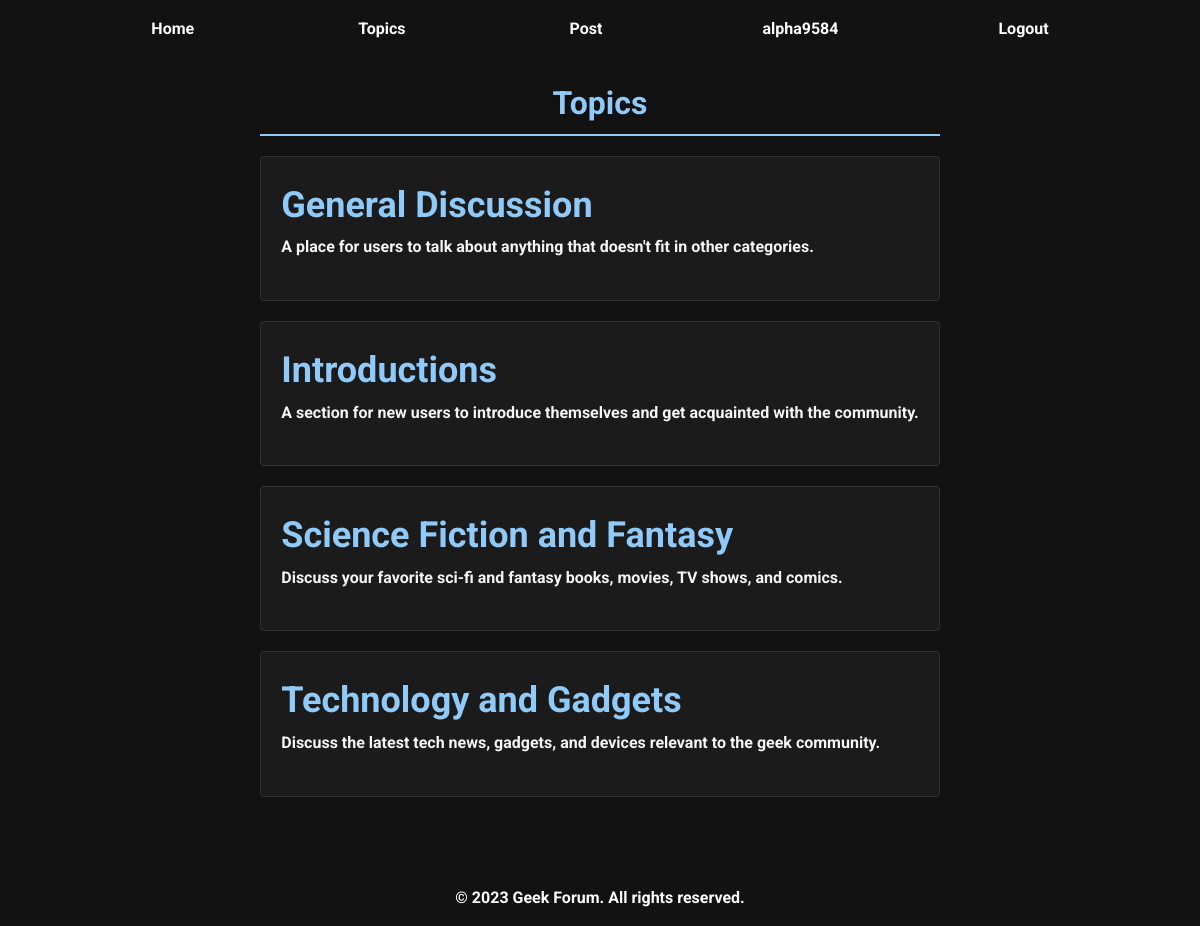
The app's page /topic.php (signed in) with its own data.
### tables this page shows
CREATE TABLE `topics` (
  `id` int(11) NOT NULL,
  `title` varchar(256) NOT NULL,
  `description` varchar(256) NOT NULL
);

### topic.php (the view, shortened to what this page needs)
<?php
    require 'db.php';
    $sql = "SELECT * FROM topics";
    $topics = $conn->query($sql);
?>
<!DOCTYPE html>
<html lang="en">
<head>
    <link rel="stylesheet" href="topic.css">
</head>
<body>
    <?php require "header.php"?>
    <main class="container">
        <h1>Topics</h1>
        <section class="topics">
            <ul class="topic-list">
            <?php if ($topics->num_rows > 0):?>
            <?php while ($topic = $topics->fetch_assoc()):?>
                <li class="topic-item">
                    <a href="topic_posts/<?php echo $topic['id']; ?>" class="topic-title">
                        <h2><?php echo htmlspecialchars($topic['title']); ?></h2>
                    </a>
                    <p class="topic-description"><?php echo htmlspecialchars($topic['description']); ?></p>
                </li>
            <?php endwhile;?>
            <?php else: ?>
                <p>No topics found.</p>
            <?php endif;?>
            </ul>
        </section>
    </main>
    <?php include("footer.php"); ?>
</body>
</html>

### topic.css (style rules this page uses)
* { margin: 0; padding: 0; box-sizing: border-box; }
html { height: 100%; }
body { font-family: 'Roboto', sans-serif; background-color: #121212; font-weight: bold; line-height: 1.6; color: #f5f5f5; display: flex; flex-direction: column; min-height: 100%; min-width: 800px; overflow-x: auto; overflow-y: auto; background-image: url('.resources/background.jpg'); background-position: center; background-repeat: no-repeat; background-size: cover; background-attachment: fixed; }
.container { max-width: 1200px; margin: 0 auto; padding: 20px; }
h1 { color: #90caf9; text-align: center; font-size: 2rem; margin-bottom: 20px; font-weight: bold; text-shadow: 1px 1px 2px rgba(0, 0, 0, 0.4); border-bottom: 2px solid #90caf9; padding-bottom: 5px; }
.topic-list { list-style: none; padding: 0; margin: 20px 0; }
.topic-item { background-color: rgba(30, 30, 30, 0.8); border: 1px solid #333; border-radius: 4px; padding: 20px; margin-bottom: 20px; transition: all 0.3s; }
.topic-title { font-size: 1.5em; margin-bottom: 10px; color: #90caf9; text-decoration: none; }
.topic-description { font-size: 1em; color: #f5f5f5; margin-bottom: 20px; }

### records on screen
topics: title "General Discussion", description "A place for users to talk about anything that doesn't fit in other categories."
topics: title "Introductions", description "A section for new users to introduce themselves and get acquainted with the community."
topics: title "Science Fiction and Fantasy", description "Discuss your favorite sci-fi and fantasy books, movies, TV shows, and comics."
topics: title "Technology and Gadgets", description "Discuss the latest tech news, gadgets, and devices relevant to the geek community."

### other values on screen
$_SESSION["username"] "alpha9584"
